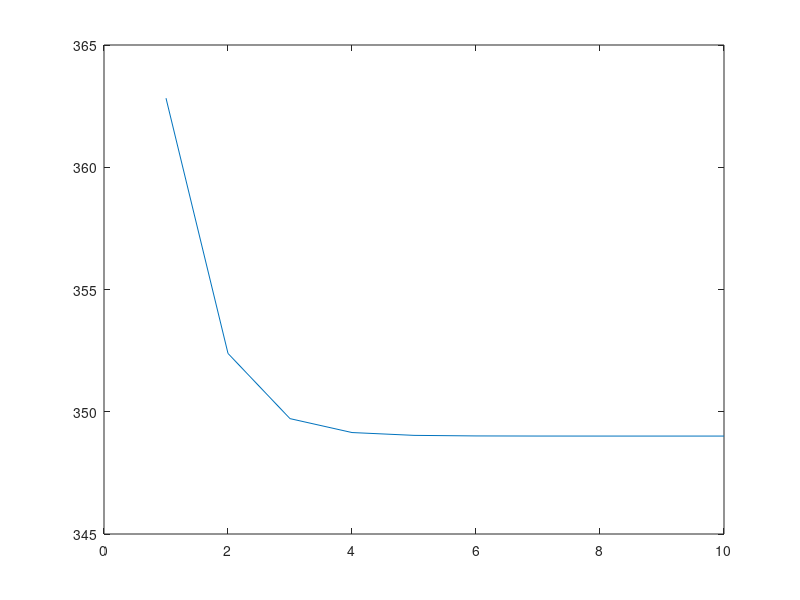
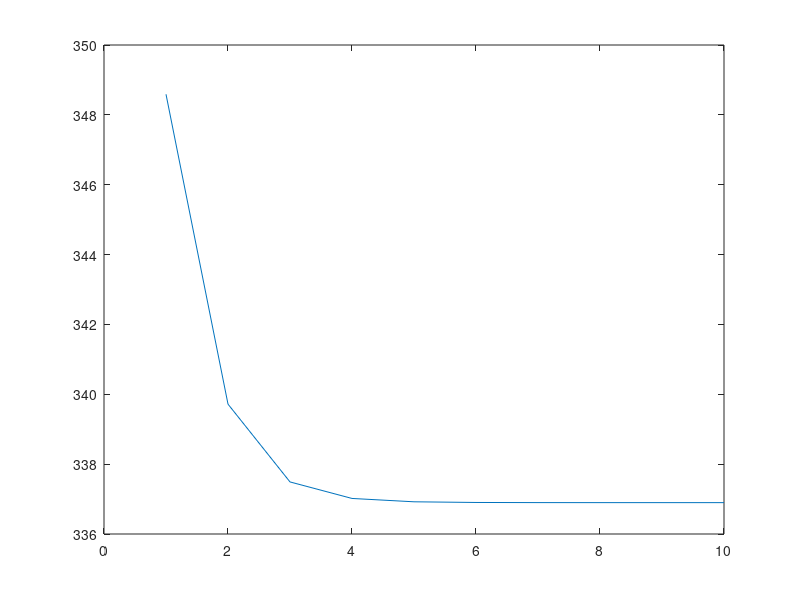
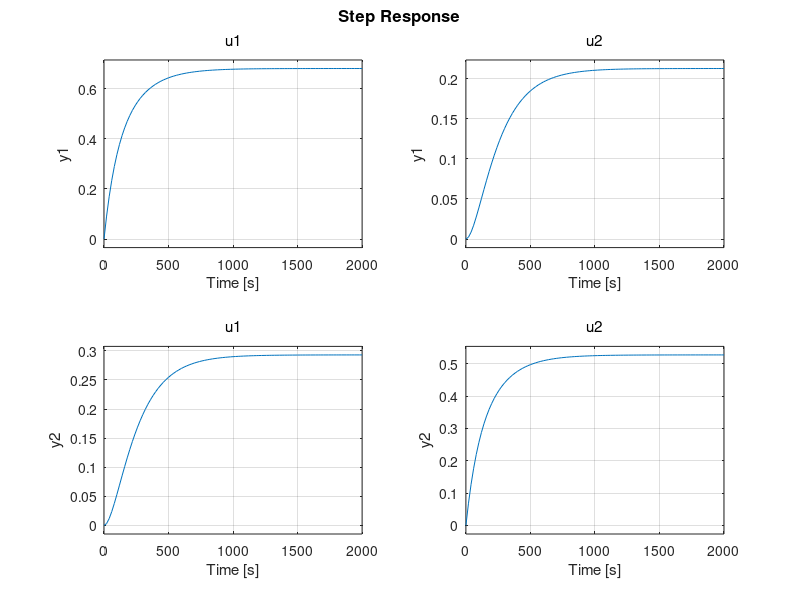

These charts were generated, in order, by the following MATLAB code: (Note: this script raises an error after producing the figures.)
% LS1 Semestrální práce
% Pomocný skript pro určení pracovního bodu (konstantní vstupy Q10,Q20 na konstantní výstupní teploty T10,T20)
% a linearizace modelu do formy stavového popisu v okolí pracovního bodu
% Martin Goubej, 2025

clear;
close all;

%Parametry pro simulaci

K2C = 273.15;
%K2C = 0;

t0 = 23; %poc. teplota ve stupnich Celsia
t0 = t0 + K2C;

tinf = 23; %teplota okolniho prostredu
tinf = tinf + K2C;


alfa = 0.01; %skalovani inzenyrskych jednotek z procent na Watty dodavaneho vykonu
alfa2 = 0.0075; %druhe topeni ma mensi vykon 0.75W !

cp = 500; %merna tepelna kapacita topneho telesa
A = 7e-4; %povrch topeni v m^2 - POZOR zmena oproti single-mass modelu, zmenseni ztrat vedenim do prostredi a naopak zvetseni predani tepla mezi telesy
As = 12e-4-A; %povrch kontaktu mezi telesy

m = 4e-3; %hmotnost topneho telesa
U = 10; %koeficient prestupu tepla
eps = 0.5; %emisivita - snizeni z 0.9 od vyrobce, zmenseni ztrat vyzarovanim
sig = 5.67e-8; %SB konstanta


%Priblizna linearizace - zanedbani kvartickych clenu

%Prac.bod
Q10 = 60;
Q20 = 40;


%definice novych pomocnych konstant
k1=U*A/(m*cp);
k2=eps*sig*A/(m*cp);
k3=U*As/(m*cp);
k4=eps*sig*As/(m*cp);
ku1=alfa/(m*cp);
ku2=alfa2/(m*cp);
c1=k1*tinf+k2*tinf^4+ku1*Q10;
c2=k1*tinf+k2*tinf^4+ku2*Q20;

%Analyt. reseni
T10 = (c1*k1+c1*k3+c2*k3)/(k1*(k1+2*k3))
T20 = (c1*k3+c2*k1+c2*k3)/(k1*(k1+2*k3))

%Reseni numericky z linearni soustavy
Arov=[(-k1-k3) k3;k3 (-k1-k3)] %matice koeficientu
brov=[-c1;-c2] %vektor prave strany

x0=Arov\brov %numericke reseni




%% Doiterovani k reseni puvodni nelinearni soustavy - Newtonova metoda druheho radu (viz https://en.wikipedia.org/wiki/Newton%27s_method_in_optimization)

n_it = 10; %pocet iteraci Newtonovy metody
gam = 0.8; %velikost kroku v Newtonovo metode (ladici parametr, rychlost konvergence vs robustnost)

xk=x0; %inicializace


Tplot=zeros(2,n_it);
Tplot(:,1)=xk;

for k=1:n_it
    T10=xk(1);
    T20=xk(2);
    g = [2 * (c1 + T10 * (-k1 - k3) + T20 * k3 + T10 ^ 4 * (-k2 - k4) + T20 ^ 4 * k4) * (-k1 - k3 + 4 * T10 ^ 3 * (-k2 - k4)) + 2 * (c2 + T20 * (-k1 - k3) + T10 * k3 + T20 ^ 4 * (-k2 - k4) + T10 ^ 4 * k4) * (4 * T10 ^ 3 * k4 + k3); 2 * (c1 + T10 * (-k1 - k3) + T20 * k3 + T10 ^ 4 * (-k2 - k4) + T20 ^ 4 * k4) * (4 * T20 ^ 3 * k4 + k3) + 2 * (c2 + T20 * (-k1 - k3) + T10 * k3 + T20 ^ 4 * (-k2 - k4) + T10 ^ 4 * k4) * (-k1 - k3 + 4 * T20 ^ 3 * (-k2 - k4));];
    H = [2 * (-k1 - k3 + 4 * T10 ^ 3 * (-k2 - k4)) ^ 2 + 24 * (c1 + T10 * (-k1 - k3) + T20 * k3 + T10 ^ 4 * (-k2 - k4) + T20 ^ 4 * k4) * T10 ^ 2 * (-k2 - k4) + 2 * (4 * T10 ^ 3 * k4 + k3) ^ 2 + 24 * (c2 + T20 * (-k1 - k3) + T10 * k3 + T20 ^ 4 * (-k2 - k4) + T10 ^ 4 * k4) * T10 ^ 2 * k4 2 * (4 * T20 ^ 3 * k4 + k3) * (-k1 - k3 + 4 * T10 ^ 3 * (-k2 - k4)) + 2 * (-k1 - k3 + 4 * T20 ^ 3 * (-k2 - k4)) * (4 * T10 ^ 3 * k4 + k3); 2 * (4 * T20 ^ 3 * k4 + k3) * (-k1 - k3 + 4 * T10 ^ 3 * (-k2 - k4)) + 2 * (-k1 - k3 + 4 * T20 ^ 3 * (-k2 - k4)) * (4 * T10 ^ 3 * k4 + k3) 2 * (4 * T20 ^ 3 * k4 + k3) ^ 2 + 24 * (c1 + T10 * (-k1 - k3) + T20 * k3 + T10 ^ 4 * (-k2 - k4) + T20 ^ 4 * k4) * T20 ^ 2 * k4 + 2 * (-k1 - k3 + 4 * T20 ^ 3 * (-k2 - k4)) ^ 2 + 24 * (c2 + T20 * (-k1 - k3) + T10 * k3 + T20 ^ 4 * (-k2 - k4) + T10 ^ 4 * k4) * T20 ^ 2 * (-k2 - k4);];

    %Newtonuv krok
    xk = xk-gam*inv(H)*g
    
    %Metoda nejvetsiho spadu
    %xk = xk-gam*g
    


    Tplot(:,k)=xk;
end

%Vizualizace konvergence

plot(Tplot(1,:));
figure;
plot(Tplot(2,:));



%% Stavovy popis systemu
T1=xk(1);
T2=xk(2);
Ass = [-4*k2*T1^3-4*k4*T1^3-k1-k3, 4*k4*T2^3+k3; 4*k4*T1^3+k3, -4*k2*T2^3-4*k4*T2^3-k1-k3];

poly=eig(Ass)
Tkonst = -1./poly


Bss=diag([ku1,ku2])
Css=eye(2)

sys = ss(Ass,Bss,Css,0)
sys_tf = zpk(sys)


figure;
step(sys) %analyza okoskopicky - diagonalni dynamika je dominantni, krizove vazby maji cca 6-8x mensi zesileni (vliv)


%Symbolicka matice prenosu
syms k1 k2 k3 k4 ku1 ku2 T1 T2 s
Asym = [-4*k2*T1^3-4*k4*T1^3-k1-k3, 4*k4*T2^3+k3; 4*k4*T1^3+k3, -4*k2*T2^3-4*k4*T2^3-k1-k3];

Bsym=diag([ku1,ku2])

Fs_s = Css*inv(s*Css-Asym)*Bsym
